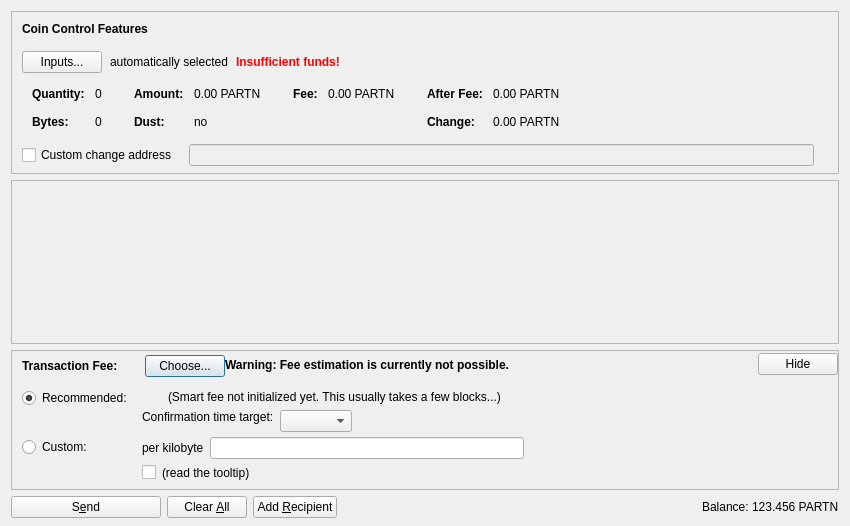
<?xml version="1.0" encoding="UTF-8"?>
<ui version="4.0">
 <class>SendCoinsDialog</class>
 <widget class="QDialog" name="SendCoinsDialog">
  <property name="geometry">
   <rect>
    <x>0</x>
    <y>0</y>
    <width>850</width>
    <height>526</height>
   </rect>
  </property>
  <property name="windowTitle">
   <string>Send Coins</string>
  </property>
  <layout class="QVBoxLayout" name="verticalLayout" stretch="0,1,0,0">
   <property name="bottomMargin">
    <number>8</number>
   </property>
   <item>
    <widget class="QFrame" name="frameCoinControl">
     <property name="sizePolicy">
      <sizepolicy hsizetype="Expanding" vsizetype="Expanding">
       <horstretch>0</horstretch>
       <verstretch>0</verstretch>
      </sizepolicy>
     </property>
     <property name="maximumSize">
      <size>
       <width>16777215</width>
       <height>16777215</height>
      </size>
     </property>
     <property name="frameShape">
      <enum>QFrame::StyledPanel</enum>
     </property>
     <property name="frameShadow">
      <enum>QFrame::Sunken</enum>
     </property>
     <layout class="QVBoxLayout" name="verticalLayoutCoinControl2">
      <property name="spacing">
       <number>0</number>
      </property>
      <property name="leftMargin">
       <number>0</number>
      </property>
      <property name="topMargin">
       <number>0</number>
      </property>
      <property name="rightMargin">
       <number>0</number>
      </property>
      <property name="bottomMargin">
       <number>6</number>
      </property>
      <item>
       <layout class="QVBoxLayout" name="verticalLayoutCoinControl" stretch="0,0,0,0,1">
        <property name="spacing">
         <number>0</number>
        </property>
        <property name="leftMargin">
         <number>10</number>
        </property>
        <property name="topMargin">
         <number>10</number>
        </property>
        <item>
         <layout class="QHBoxLayout" name="horizontalLayoutCoinControl1">
          <property name="bottomMargin">
           <number>15</number>
          </property>
          <item>
           <widget class="QLabel" name="labelCoinControlFeatures">
            <property name="sizePolicy">
             <sizepolicy hsizetype="Preferred" vsizetype="Maximum">
              <horstretch>0</horstretch>
              <verstretch>0</verstretch>
             </sizepolicy>
            </property>
            <property name="font">
             <font>
              <weight>75</weight>
              <bold>true</bold>
             </font>
            </property>
            <property name="styleSheet">
             <string notr="true">font-weight:bold;</string>
            </property>
            <property name="text">
             <string>Coin Control Features</string>
            </property>
           </widget>
          </item>
         </layout>
        </item>
        <item>
         <layout class="QHBoxLayout" name="horizontalLayoutCoinControl2" stretch="0,0,0,0">
          <property name="spacing">
           <number>8</number>
          </property>
          <property name="bottomMargin">
           <number>10</number>
          </property>
          <item>
           <widget class="QPushButton" name="pushButtonCoinControl">
            <property name="styleSheet">
             <string notr="true"/>
            </property>
            <property name="text">
             <string>Inputs...</string>
            </property>
            <property name="autoDefault">
             <bool>false</bool>
            </property>
           </widget>
          </item>
          <item>
           <widget class="QLabel" name="labelCoinControlAutomaticallySelected">
            <property name="text">
             <string>automatically selected</string>
            </property>
            <property name="margin">
             <number>5</number>
            </property>
           </widget>
          </item>
          <item>
           <widget class="QLabel" name="labelCoinControlInsuffFunds">
            <property name="font">
             <font>
              <weight>75</weight>
              <bold>true</bold>
             </font>
            </property>
            <property name="styleSheet">
             <string notr="true">color:red;font-weight:bold;</string>
            </property>
            <property name="text">
             <string>Insufficient funds!</string>
            </property>
            <property name="margin">
             <number>5</number>
            </property>
           </widget>
          </item>
          <item>
           <spacer name="horizontalSpacerCoinControl">
            <property name="orientation">
             <enum>Qt::Horizontal</enum>
            </property>
            <property name="sizeHint" stdset="0">
             <size>
              <width>40</width>
              <height>1</height>
             </size>
            </property>
           </spacer>
          </item>
         </layout>
        </item>
        <item>
         <widget class="QWidget" name="widgetCoinControl" native="true">
          <property name="sizePolicy">
           <sizepolicy hsizetype="Preferred" vsizetype="Preferred">
            <horstretch>0</horstretch>
            <verstretch>0</verstretch>
           </sizepolicy>
          </property>
          <property name="minimumSize">
           <size>
            <width>0</width>
            <height>0</height>
           </size>
          </property>
          <property name="styleSheet">
           <string notr="true"/>
          </property>
          <layout class="QHBoxLayout" name="horizontalLayoutCoinControl5">
           <property name="leftMargin">
            <number>0</number>
           </property>
           <property name="topMargin">
            <number>0</number>
           </property>
           <property name="rightMargin">
            <number>0</number>
           </property>
           <property name="bottomMargin">
            <number>0</number>
           </property>
           <item>
            <layout class="QHBoxLayout" name="horizontalLayoutCoinControl3" stretch="0,0,0,1">
             <property name="spacing">
              <number>20</number>
             </property>
             <property name="topMargin">
              <number>0</number>
             </property>
             <property name="bottomMargin">
              <number>10</number>
             </property>
             <item>
              <layout class="QFormLayout" name="formLayoutCoinControl1">
               <property name="horizontalSpacing">
                <number>10</number>
               </property>
               <property name="verticalSpacing">
                <number>14</number>
               </property>
               <property name="leftMargin">
                <number>10</number>
               </property>
               <property name="topMargin">
                <number>4</number>
               </property>
               <property name="rightMargin">
                <number>6</number>
               </property>
               <item row="0" column="0">
                <widget class="QLabel" name="labelCoinControlQuantityText">
                 <property name="font">
                  <font>
                   <weight>75</weight>
                   <bold>true</bold>
                  </font>
                 </property>
                 <property name="text">
                  <string>Quantity:</string>
                 </property>
                 <property name="margin">
                  <number>0</number>
                 </property>
                </widget>
               </item>
               <item row="0" column="1">
                <widget class="QLabel" name="labelCoinControlQuantity">
                 <property name="cursor">
                  <cursorShape>IBeamCursor</cursorShape>
                 </property>
                 <property name="contextMenuPolicy">
                  <enum>Qt::ActionsContextMenu</enum>
                 </property>
                 <property name="text">
                  <string notr="true">0</string>
                 </property>
                 <property name="margin">
                  <number>0</number>
                 </property>
                 <property name="textInteractionFlags">
                  <set>Qt::LinksAccessibleByMouse|Qt::TextSelectableByKeyboard|Qt::TextSelectableByMouse</set>
                 </property>
                </widget>
               </item>
               <item row="1" column="0">
                <widget class="QLabel" name="labelCoinControlBytesText">
                 <property name="font">
                  <font>
                   <weight>75</weight>
                   <bold>true</bold>
                  </font>
                 </property>
                 <property name="text">
                  <string>Bytes:</string>
                 </property>
                </widget>
               </item>
               <item row="1" column="1">
                <widget class="QLabel" name="labelCoinControlBytes">
                 <property name="cursor">
                  <cursorShape>IBeamCursor</cursorShape>
                 </property>
                 <property name="contextMenuPolicy">
                  <enum>Qt::ActionsContextMenu</enum>
                 </property>
                 <property name="text">
                  <string notr="true">0</string>
                 </property>
                 <property name="textInteractionFlags">
                  <set>Qt::LinksAccessibleByMouse|Qt::TextSelectableByKeyboard|Qt::TextSelectableByMouse</set>
                 </property>
                </widget>
               </item>
              </layout>
             </item>
             <item>
              <layout class="QFormLayout" name="formLayoutCoinControl2">
               <property name="horizontalSpacing">
                <number>10</number>
               </property>
               <property name="verticalSpacing">
                <number>14</number>
               </property>
               <property name="leftMargin">
                <number>6</number>
               </property>
               <property name="topMargin">
                <number>4</number>
               </property>
               <property name="rightMargin">
                <number>6</number>
               </property>
               <item row="0" column="0">
                <widget class="QLabel" name="labelCoinControlAmountText">
                 <property name="font">
                  <font>
                   <weight>75</weight>
                   <bold>true</bold>
                  </font>
                 </property>
                 <property name="text">
                  <string>Amount:</string>
                 </property>
                 <property name="margin">
                  <number>0</number>
                 </property>
                </widget>
               </item>
               <item row="0" column="1">
                <widget class="QLabel" name="labelCoinControlAmount">
                 <property name="cursor">
                  <cursorShape>IBeamCursor</cursorShape>
                 </property>
                 <property name="contextMenuPolicy">
                  <enum>Qt::ActionsContextMenu</enum>
                 </property>
                 <property name="text">
                  <string notr="true">0.00 PARTN</string>
                 </property>
                 <property name="textInteractionFlags">
                  <set>Qt::LinksAccessibleByMouse|Qt::TextSelectableByKeyboard|Qt::TextSelectableByMouse</set>
                 </property>
                </widget>
               </item>
               <item row="1" column="0">
                <widget class="QLabel" name="labelCoinControlLowOutputText">
                 <property name="font">
                  <font>
                   <weight>75</weight>
                   <bold>true</bold>
                  </font>
                 </property>
                 <property name="text">
                  <string>Dust:</string>
                 </property>
                </widget>
               </item>
               <item row="1" column="1">
                <widget class="QLabel" name="labelCoinControlLowOutput">
                 <property name="cursor">
                  <cursorShape>IBeamCursor</cursorShape>
                 </property>
                 <property name="contextMenuPolicy">
                  <enum>Qt::ActionsContextMenu</enum>
                 </property>
                 <property name="text">
                  <string notr="true">no</string>
                 </property>
                 <property name="textInteractionFlags">
                  <set>Qt::LinksAccessibleByMouse|Qt::TextSelectableByKeyboard|Qt::TextSelectableByMouse</set>
                 </property>
                </widget>
               </item>
              </layout>
             </item>
             <item>
              <layout class="QFormLayout" name="formLayoutCoinControl3">
               <property name="horizontalSpacing">
                <number>10</number>
               </property>
               <property name="verticalSpacing">
                <number>14</number>
               </property>
               <property name="leftMargin">
                <number>6</number>
               </property>
               <property name="topMargin">
                <number>4</number>
               </property>
               <property name="rightMargin">
                <number>6</number>
               </property>
               <item row="0" column="0">
                <widget class="QLabel" name="labelCoinControlFeeText">
                 <property name="font">
                  <font>
                   <weight>75</weight>
                   <bold>true</bold>
                  </font>
                 </property>
                 <property name="text">
                  <string>Fee:</string>
                 </property>
                 <property name="margin">
                  <number>0</number>
                 </property>
                </widget>
               </item>
               <item row="0" column="1">
                <widget class="QLabel" name="labelCoinControlFee">
                 <property name="cursor">
                  <cursorShape>IBeamCursor</cursorShape>
                 </property>
                 <property name="contextMenuPolicy">
                  <enum>Qt::ActionsContextMenu</enum>
                 </property>
                 <property name="text">
                  <string notr="true">0.00 PARTN</string>
                 </property>
                 <property name="textInteractionFlags">
                  <set>Qt::LinksAccessibleByMouse|Qt::TextSelectableByKeyboard|Qt::TextSelectableByMouse</set>
                 </property>
                </widget>
               </item>
              </layout>
             </item>
             <item>
              <layout class="QFormLayout" name="formLayoutCoinControl4">
               <property name="horizontalSpacing">
                <number>10</number>
               </property>
               <property name="verticalSpacing">
                <number>14</number>
               </property>
               <property name="leftMargin">
                <number>6</number>
               </property>
               <property name="topMargin">
                <number>4</number>
               </property>
               <property name="rightMargin">
                <number>6</number>
               </property>
               <item row="0" column="0">
                <widget class="QLabel" name="labelCoinControlAfterFeeText">
                 <property name="font">
                  <font>
                   <weight>75</weight>
                   <bold>true</bold>
                  </font>
                 </property>
                 <property name="text">
                  <string>After Fee:</string>
                 </property>
                 <property name="margin">
                  <number>0</number>
                 </property>
                </widget>
               </item>
               <item row="0" column="1">
                <widget class="QLabel" name="labelCoinControlAfterFee">
                 <property name="cursor">
                  <cursorShape>IBeamCursor</cursorShape>
                 </property>
                 <property name="contextMenuPolicy">
                  <enum>Qt::ActionsContextMenu</enum>
                 </property>
                 <property name="text">
                  <string notr="true">0.00 PARTN</string>
                 </property>
                 <property name="textInteractionFlags">
                  <set>Qt::LinksAccessibleByMouse|Qt::TextSelectableByKeyboard|Qt::TextSelectableByMouse</set>
                 </property>
                </widget>
               </item>
               <item row="1" column="0">
                <widget class="QLabel" name="labelCoinControlChangeText">
                 <property name="font">
                  <font>
                   <weight>75</weight>
                   <bold>true</bold>
                  </font>
                 </property>
                 <property name="text">
                  <string>Change:</string>
                 </property>
                </widget>
               </item>
               <item row="1" column="1">
                <widget class="QLabel" name="labelCoinControlChange">
                 <property name="cursor">
                  <cursorShape>IBeamCursor</cursorShape>
                 </property>
                 <property name="contextMenuPolicy">
                  <enum>Qt::ActionsContextMenu</enum>
                 </property>
                 <property name="text">
                  <string notr="true">0.00 PARTN</string>
                 </property>
                 <property name="textInteractionFlags">
                  <set>Qt::LinksAccessibleByMouse|Qt::TextSelectableByKeyboard|Qt::TextSelectableByMouse</set>
                 </property>
                </widget>
               </item>
              </layout>
             </item>
            </layout>
           </item>
          </layout>
         </widget>
        </item>
        <item>
         <layout class="QHBoxLayout" name="horizontalLayoutCoinControl4" stretch="0,0,0">
          <property name="spacing">
           <number>12</number>
          </property>
          <property name="sizeConstraint">
           <enum>QLayout::SetDefaultConstraint</enum>
          </property>
          <property name="topMargin">
           <number>5</number>
          </property>
          <property name="rightMargin">
           <number>5</number>
          </property>
          <item>
           <widget class="QCheckBox" name="checkBoxCoinControlChange">
            <property name="toolTip">
             <string>If this is activated, but the change address is empty or invalid, change will be sent to a newly generated address.</string>
            </property>
            <property name="text">
             <string>Custom change address</string>
            </property>
           </widget>
          </item>
          <item>
           <widget class="QValidatedLineEdit" name="lineEditCoinControlChange">
            <property name="enabled">
             <bool>false</bool>
            </property>
            <property name="sizePolicy">
             <sizepolicy hsizetype="Expanding" vsizetype="Fixed">
              <horstretch>0</horstretch>
              <verstretch>0</verstretch>
             </sizepolicy>
            </property>
           </widget>
          </item>
          <item>
           <widget class="QLabel" name="labelCoinControlChangeLabel">
            <property name="sizePolicy">
             <sizepolicy hsizetype="Preferred" vsizetype="Expanding">
              <horstretch>0</horstretch>
              <verstretch>0</verstretch>
             </sizepolicy>
            </property>
            <property name="minimumSize">
             <size>
              <width>0</width>
              <height>0</height>
             </size>
            </property>
            <property name="text">
             <string/>
            </property>
            <property name="margin">
             <number>3</number>
            </property>
           </widget>
          </item>
         </layout>
        </item>
        <item>
         <spacer name="verticalSpacerCoinControl">
          <property name="orientation">
           <enum>Qt::Vertical</enum>
          </property>
          <property name="sizeHint" stdset="0">
           <size>
            <width>800</width>
            <height>1</height>
           </size>
          </property>
         </spacer>
        </item>
       </layout>
      </item>
     </layout>
    </widget>
   </item>
   <item>
    <widget class="QScrollArea" name="scrollArea">
     <property name="widgetResizable">
      <bool>true</bool>
     </property>
     <widget class="QWidget" name="scrollAreaWidgetContents">
      <property name="geometry">
       <rect>
        <x>0</x>
        <y>0</y>
        <width>830</width>
        <height>104</height>
       </rect>
      </property>
      <layout class="QVBoxLayout" name="verticalLayout_2" stretch="0,1">
       <property name="leftMargin">
        <number>0</number>
       </property>
       <property name="topMargin">
        <number>0</number>
       </property>
       <property name="rightMargin">
        <number>0</number>
       </property>
       <property name="bottomMargin">
        <number>0</number>
       </property>
       <item>
        <layout class="QVBoxLayout" name="entries">
         <property name="spacing">
          <number>6</number>
         </property>
        </layout>
       </item>
       <item>
        <spacer name="verticalSpacer">
         <property name="orientation">
          <enum>Qt::Vertical</enum>
         </property>
         <property name="sizeHint" stdset="0">
          <size>
           <width>20</width>
           <height>40</height>
          </size>
         </property>
        </spacer>
       </item>
      </layout>
     </widget>
    </widget>
   </item>
   <item>
    <widget class="QFrame" name="frameFee">
     <property name="sizePolicy">
      <sizepolicy hsizetype="Expanding" vsizetype="Expanding">
       <horstretch>0</horstretch>
       <verstretch>0</verstretch>
      </sizepolicy>
     </property>
     <property name="maximumSize">
      <size>
       <width>16777215</width>
       <height>16777215</height>
      </size>
     </property>
     <property name="frameShape">
      <enum>QFrame::StyledPanel</enum>
     </property>
     <property name="frameShadow">
      <enum>QFrame::Sunken</enum>
     </property>
     <layout class="QVBoxLayout" name="verticalLayoutFee1">
      <property name="spacing">
       <number>0</number>
      </property>
      <property name="leftMargin">
       <number>0</number>
      </property>
      <property name="topMargin">
       <number>0</number>
      </property>
      <property name="rightMargin">
       <number>0</number>
      </property>
      <property name="bottomMargin">
       <number>0</number>
      </property>
      <item>
       <layout class="QVBoxLayout" name="verticalLayoutFee2" stretch="0,0,0">
        <property name="spacing">
         <number>0</number>
        </property>
        <property name="leftMargin">
         <number>10</number>
        </property>
        <property name="topMargin">
         <number>0</number>
        </property>
        <item>
         <layout class="QHBoxLayout" name="horizontalLayoutFee1">
          <property name="bottomMargin">
           <number>0</number>
          </property>
          <item>
           <layout class="QVBoxLayout" name="verticalLayoutFee7">
            <property name="spacing">
             <number>0</number>
            </property>
            <item>
             <spacer name="verticalSpacerSmartFee">
              <property name="orientation">
               <enum>Qt::Vertical</enum>
              </property>
              <property name="sizeType">
               <enum>QSizePolicy::Fixed</enum>
              </property>
              <property name="sizeHint" stdset="0">
               <size>
                <width>1</width>
                <height>4</height>
               </size>
              </property>
             </spacer>
            </item>
            <item>
             <layout class="QHBoxLayout" name="horizontalLayoutSmartFee">
              <property name="spacing">
               <number>10</number>
              </property>
              <item>
               <widget class="QLabel" name="labelFeeHeadline">
                <property name="sizePolicy">
                 <sizepolicy hsizetype="Preferred" vsizetype="Maximum">
                  <horstretch>0</horstretch>
                  <verstretch>0</verstretch>
                 </sizepolicy>
                </property>
                <property name="font">
                 <font>
                  <weight>75</weight>
                  <bold>true</bold>
                 </font>
                </property>
                <property name="styleSheet">
                 <string notr="true">font-weight:bold;</string>
                </property>
                <property name="text">
                 <string>Transaction Fee:</string>
                </property>
               </widget>
              </item>
              <item>
               <widget class="QLabel" name="labelFeeMinimized">
                <property name="text">
                 <string/>
                </property>
               </widget>
              </item>
              <item>
               <widget class="QPushButton" name="buttonChooseFee">
                <property name="text">
                 <string>Choose...</string>
                </property>
               </widget>
              </item>
             </layout>
            </item>
            <item>
             <spacer name="verticalSpacer_5">
              <property name="orientation">
               <enum>Qt::Vertical</enum>
              </property>
              <property name="sizeHint" stdset="0">
               <size>
                <width>1</width>
                <height>1</height>
               </size>
              </property>
             </spacer>
            </item>
           </layout>
          </item>
          <item>
           <widget class="QLabel" name="fallbackFeeWarningLabel">
            <property name="toolTip">
             <string>Using the fallbackfee can result in sending a transaction that will take several hours or days (or never) to confirm. Consider choosing your fee manually or wait until you have validated the complete chain.</string>
            </property>
            <property name="font">
            <font>
                <weight>75</weight>
                <bold>true</bold>
            </font>
            </property>
            <property name="text">
             <string>Warning: Fee estimation is currently not possible.</string>
            </property>
            <property name="wordWrap">
             <bool>false</bool>
            </property>
           </widget>
          </item>
          <item>
           <spacer name="horizontalSpacer_4">
            <property name="orientation">
             <enum>Qt::Horizontal</enum>
            </property>
            <property name="sizeType">
             <enum>QSizePolicy::MinimumExpanding</enum>
            </property>
            <property name="sizeHint" stdset="0">
             <size>
              <width>40</width>
              <height>20</height>
             </size>
            </property>
           </spacer>
          </item>
          <item>
           <widget class="QPushButton" name="buttonMinimizeFee">
            <property name="toolTip">
             <string>collapse fee-settings</string>
            </property>
            <property name="text">
             <string>Hide</string>
            </property>
           </widget>
          </item>
         </layout>
        </item>
        <item>
         <widget class="QFrame" name="frameFeeSelection">
          <layout class="QVBoxLayout" name="verticalLayoutFee12">
           <property name="spacing">
            <number>0</number>
           </property>
           <property name="leftMargin">
            <number>0</number>
           </property>
           <property name="topMargin">
            <number>0</number>
           </property>
           <property name="rightMargin">
            <number>0</number>
           </property>
           <property name="bottomMargin">
            <number>0</number>
           </property>
           <item>
            <layout class="QGridLayout" name="gridLayoutFee">
             <property name="topMargin">
              <number>10</number>
             </property>
             <property name="bottomMargin">
              <number>4</number>
             </property>
             <property name="horizontalSpacing">
              <number>10</number>
             </property>
             <property name="verticalSpacing">
              <number>4</number>
             </property>
             <item row="1" column="1">
              <layout class="QVBoxLayout" name="verticalLayoutFee8">
               <property name="spacing">
                <number>6</number>
               </property>
               <item>
                <layout class="QHBoxLayout" name="horizontalLayoutFee13">
                 <item>
                  <widget class="QLabel" name="labelCustomPerKilobyte">
                   <property name="toolTip">
                    <string>If the custom fee is set to 1000 satoshis and the transaction is only 250 bytes, then &quot;per kilobyte&quot; only pays 250 satoshis in fee, while &quot;total at least&quot; pays 1000 satoshis. For transactions bigger than a kilobyte both pay by kilobyte.</string>
                   </property>
                   <property name="text">
                    <string>per kilobyte</string>
                   </property>
                  </widget>
                 </item>
                 <item>
                  <widget class="BitcoinAmountField" name="customFee"/>
                 </item>
                 <item>
                  <spacer name="horizontalSpacer_6">
                   <property name="orientation">
                    <enum>Qt::Horizontal</enum>
                   </property>
                   <property name="sizeHint" stdset="0">
                    <size>
                     <width>1</width>
                     <height>1</height>
                    </size>
                   </property>
                  </spacer>
                 </item>
                </layout>
               </item>
               <item>
                <layout class="QHBoxLayout" name="horizontalLayoutFee8">
                 <item>
                  <widget class="QCheckBox" name="checkBoxMinimumFee">
                   <property name="toolTip">
                    <string>Paying only the minimum fee is just fine as long as there is less transaction volume than space in the blocks. But be aware that this can end up in a never confirming transaction once there is more demand for litecoin transactions than the network can process.</string>
                   </property>
                   <property name="text">
                    <string/>
                   </property>
                  </widget>
                 </item>
                 <item>
                  <widget class="QLabel" name="labelMinFeeWarning">
                   <property name="enabled">
                    <bool>true</bool>
                   </property>
                   <property name="toolTip">
                    <string>Paying only the minimum fee is just fine as long as there is less transaction volume than space in the blocks. But be aware that this can end up in a never confirming transaction once there is more demand for litecoin transactions than the network can process.</string>
                   </property>
                   <property name="text">
                    <string>(read the tooltip)</string>
                   </property>
                   <property name="margin">
                    <number>5</number>
                   </property>
                  </widget>
                 </item>
                 <item>
                  <spacer name="horizontalSpacer_2">
                   <property name="orientation">
                    <enum>Qt::Horizontal</enum>
                   </property>
                   <property name="sizeHint" stdset="0">
                    <size>
                     <width>1</width>
                     <height>1</height>
                    </size>
                   </property>
                  </spacer>
                 </item>
                </layout>
               </item>
              </layout>
             </item>
             <item row="0" column="0">
              <layout class="QVBoxLayout" name="verticalLayoutFee4" stretch="0,1">
               <item>
                <widget class="QRadioButton" name="radioSmartFee">
                 <property name="text">
                  <string>Recommended:</string>
                 </property>
                 <property name="checked">
                  <bool>true</bool>
                 </property>
                 <attribute name="buttonGroup">
                  <string notr="true">groupFee</string>
                 </attribute>
                </widget>
               </item>
               <item>
                <spacer name="verticalSpacer_2">
                 <property name="orientation">
                  <enum>Qt::Vertical</enum>
                 </property>
                 <property name="sizeHint" stdset="0">
                  <size>
                   <width>1</width>
                   <height>1</height>
                  </size>
                 </property>
                </spacer>
               </item>
              </layout>
             </item>
             <item row="1" column="0">
              <layout class="QVBoxLayout" name="verticalLayoutFee9" stretch="0,1">
               <item>
                <widget class="QRadioButton" name="radioCustomFee">
                 <property name="text">
                  <string>Custom:</string>
                 </property>
                 <attribute name="buttonGroup">
                  <string notr="true">groupFee</string>
                 </attribute>
                </widget>
               </item>
               <item>
                <spacer name="verticalSpacer_6">
                 <property name="orientation">
                  <enum>Qt::Vertical</enum>
                 </property>
                 <property name="sizeHint" stdset="0">
                  <size>
                   <width>1</width>
                   <height>1</height>
                  </size>
                 </property>
                </spacer>
               </item>
              </layout>
             </item>
             <item row="0" column="1">
              <layout class="QVBoxLayout" name="verticalLayoutFee3" stretch="0,0,1">
               <property name="spacing">
                <number>6</number>
               </property>
               <property name="topMargin">
                <number>2</number>
               </property>
               <item>
                <layout class="QHBoxLayout" name="horizontalLayoutFee12">
                 <item>
                  <widget class="QLabel" name="labelSmartFee">
                   <property name="text">
                    <string/>
                   </property>
                   <property name="margin">
                    <number>2</number>
                   </property>
                  </widget>
                 </item>
                 <item>
                  <widget class="QLabel" name="labelFeeEstimation">
                   <property name="text">
                    <string/>
                   </property>
                  </widget>
                 </item>
                 <item>
                  <widget class="QLabel" name="labelSmartFee2">
                   <property name="text">
                    <string>(Smart fee not initialized yet. This usually takes a few blocks...)</string>
                   </property>
                   <property name="margin">
                    <number>2</number>
                   </property>
                  </widget>
                 </item>
                 <item>
                  <spacer name="horizontalSpacer_5">
                   <property name="orientation">
                    <enum>Qt::Horizontal</enum>
                   </property>
                   <property name="sizeHint" stdset="0">
                    <size>
                     <width>1</width>
                     <height>1</height>
                    </size>
                   </property>
                  </spacer>
                 </item>
                </layout>
               </item>
               <item>
                <layout class="QHBoxLayout" name="horizontalLayoutFee9">
                 <item>
                  <layout class="QVBoxLayout" name="verticalLayoutFee6">
                   <item>
                    <widget class="QLabel" name="labelSmartFee3">
                     <property name="text">
                      <string>Confirmation time target:</string>
                     </property>
                     <property name="margin">
                      <number>2</number>
                     </property>
                    </widget>
                   </item>
                   <item>
                    <spacer name="verticalSpacer_3">
                     <property name="orientation">
                      <enum>Qt::Vertical</enum>
                     </property>
                     <property name="sizeHint" stdset="0">
                      <size>
                       <width>1</width>
                       <height>1</height>
                      </size>
                     </property>
                    </spacer>
                   </item>
                  </layout>
                 </item>
                 <item>
                  <layout class="QVBoxLayout" name="verticalLayoutFee5">
                   <property name="rightMargin">
                    <number>30</number>
                   </property>
                   <item>
                    <layout class="QHBoxLayout" name="horizontalLayoutConfTarget">
                     <property name="bottomMargin">
                      <number>0</number>
                     </property>
                     <item>
                      <widget class="QComboBox" name="confTargetSelector"/>
                     </item>
                     <item>
                      <spacer name="horizontalSpacerConfTarget">
                       <property name="orientation">
                        <enum>Qt::Horizontal</enum>
                       </property>
                       <property name="sizeHint" stdset="0">
                        <size>
                         <width>40</width>
                         <height>20</height>
                        </size>
                       </property>
                      </spacer>
                     </item>
                    </layout>
                   </item>
                  </layout>
                 </item>
                </layout>
               </item>
               <item>
                <spacer name="verticalSpacer_4">
                 <property name="orientation">
                  <enum>Qt::Vertical</enum>
                 </property>
                 <property name="sizeHint" stdset="0">
                  <size>
                   <width>1</width>
                   <height>1</height>
                  </size>
                 </property>
                </spacer>
               </item>
              </layout>
             </item>
            </layout>
           </item>
          </layout>
         </widget>
        </item>
        <item>
         <spacer name="verticalSpacerFee">
          <property name="orientation">
           <enum>Qt::Vertical</enum>
          </property>
          <property name="sizeHint" stdset="0">
           <size>
            <width>40</width>
            <height>5</height>
           </size>
          </property>
         </spacer>
        </item>
       </layout>
      </item>
     </layout>
    </widget>
   </item>
   <item>
    <layout class="QHBoxLayout" name="horizontalLayout">
     <item>
      <widget class="QPushButton" name="sendButton">
       <property name="minimumSize">
        <size>
         <width>150</width>
         <height>0</height>
        </size>
       </property>
       <property name="toolTip">
        <string>Confirm the send action</string>
       </property>
       <property name="text">
        <string>S&amp;end</string>
       </property>
       <property name="icon">
        <iconset resource="../bitcoin.qrc">
         <normaloff>:/icons/send</normaloff>:/icons/send</iconset>
       </property>
       <property name="autoDefault">
        <bool>false</bool>
       </property>
       <property name="default">
        <bool>false</bool>
       </property>
      </widget>
     </item>
     <item>
      <widget class="QPushButton" name="clearButton">
       <property name="sizePolicy">
        <sizepolicy hsizetype="Minimum" vsizetype="Fixed">
         <horstretch>0</horstretch>
         <verstretch>0</verstretch>
        </sizepolicy>
       </property>
       <property name="toolTip">
        <string>Clear all fields of the form.</string>
       </property>
       <property name="text">
        <string>Clear &amp;All</string>
       </property>
       <property name="icon">
        <iconset resource="../bitcoin.qrc">
         <normaloff>:/icons/remove</normaloff>:/icons/remove</iconset>
       </property>
       <property name="autoDefault">
        <bool>false</bool>
       </property>
      </widget>
     </item>
     <item>
      <widget class="QPushButton" name="addButton">
       <property name="toolTip">
        <string>Send to multiple recipients at once</string>
       </property>
       <property name="text">
        <string>Add &amp;Recipient</string>
       </property>
       <property name="icon">
        <iconset resource="../bitcoin.qrc">
         <normaloff>:/icons/add</normaloff>:/icons/add</iconset>
       </property>
       <property name="autoDefault">
        <bool>false</bool>
       </property>
      </widget>
     </item>
     <item>
      <spacer name="horizontalSpacer">
       <property name="orientation">
        <enum>Qt::Horizontal</enum>
       </property>
       <property name="sizeHint" stdset="0">
        <size>
         <width>40</width>
         <height>20</height>
        </size>
       </property>
      </spacer>
     </item>
     <item>
      <layout class="QHBoxLayout" name="horizontalLayout_2">
       <property name="spacing">
        <number>3</number>
       </property>
       <item>
        <widget class="QLabel" name="label">
         <property name="sizePolicy">
          <sizepolicy hsizetype="Preferred" vsizetype="Fixed">
           <horstretch>0</horstretch>
           <verstretch>0</verstretch>
          </sizepolicy>
         </property>
         <property name="text">
          <string>Balance:</string>
         </property>
        </widget>
       </item>
       <item>
        <widget class="QLabel" name="labelBalance">
         <property name="sizePolicy">
          <sizepolicy hsizetype="Preferred" vsizetype="Fixed">
           <horstretch>0</horstretch>
           <verstretch>0</verstretch>
          </sizepolicy>
         </property>
         <property name="cursor">
          <cursorShape>IBeamCursor</cursorShape>
         </property>
         <property name="text">
          <string notr="true">123.456 PARTN</string>
         </property>
         <property name="textInteractionFlags">
          <set>Qt::LinksAccessibleByMouse|Qt::TextSelectableByKeyboard|Qt::TextSelectableByMouse</set>
         </property>
        </widget>
       </item>
      </layout>
     </item>
    </layout>
   </item>
  </layout>
 </widget>
 <customwidgets>
  <customwidget>
   <class>QValidatedLineEdit</class>
   <extends>QLineEdit</extends>
   <header>qt/qvalidatedlineedit.h</header>
  </customwidget>
  <customwidget>
   <class>BitcoinAmountField</class>
   <extends>QLineEdit</extends>
   <header>qt/bitcoinamountfield.h</header>
   <container>1</container>
  </customwidget>
 </customwidgets>
 <resources>
  <include location="../bitcoin.qrc"/>
 </resources>
 <connections/>
 <buttongroups>
  <buttongroup name="groupFee"/>
 </buttongroups>
</ui>
